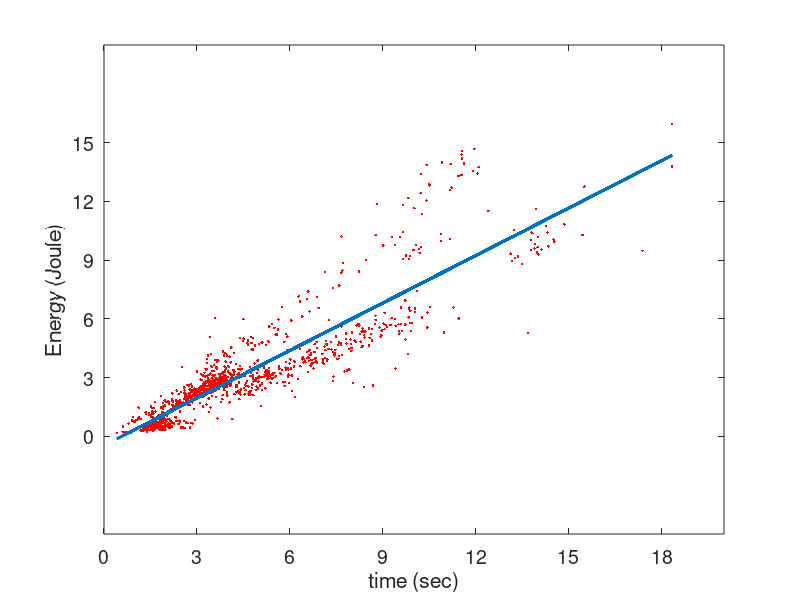

MATLAB code to generate this figure:
close;
clear;
clc;
ftsz = 14;
%import the data
data =  importdata('data_to_build_energy_model.txt');

% extract time and energy columns 
time = data(:,2)/1000; %converting milseconds to seconds
energy = data(:,4);

% remove outliers
outliers =  abs( median( time ) - time ) > 3 * std(time) ;
time(outliers, :) = [] ; 
energy(outliers, :) = [] ; 
% outliers = energy <= 0.1
% time(outliers, :) = [] ; 
% energy(outliers, :) = [] ; 
%  outliers = time < 1
%  time(outliers, :) = [] ; 
%  energy(outliers, :) = [] ;


p = polyfit(time,energy,1)
a= p(1)
b=p(2)

% computing the mean square error to validate the results of regression 
simulated_energy=a*time+b;
err=sqrt(mean((energy-simulated_energy).^2))

% plot
%figure('Position',[440 378 560 620/3]);
plot(time,energy,'r.')
hold on;
plot(time,simulated_energy,'Linewidth',2)
set(gca , 'FontSize', ftsz);
set(gca , 'xTick', 0:3:max(time)+1);
set(gca , 'yTick', 0:3:max(energy)+1);
xlabel('time (sec)');
ylabel('Energy (Joule)')

